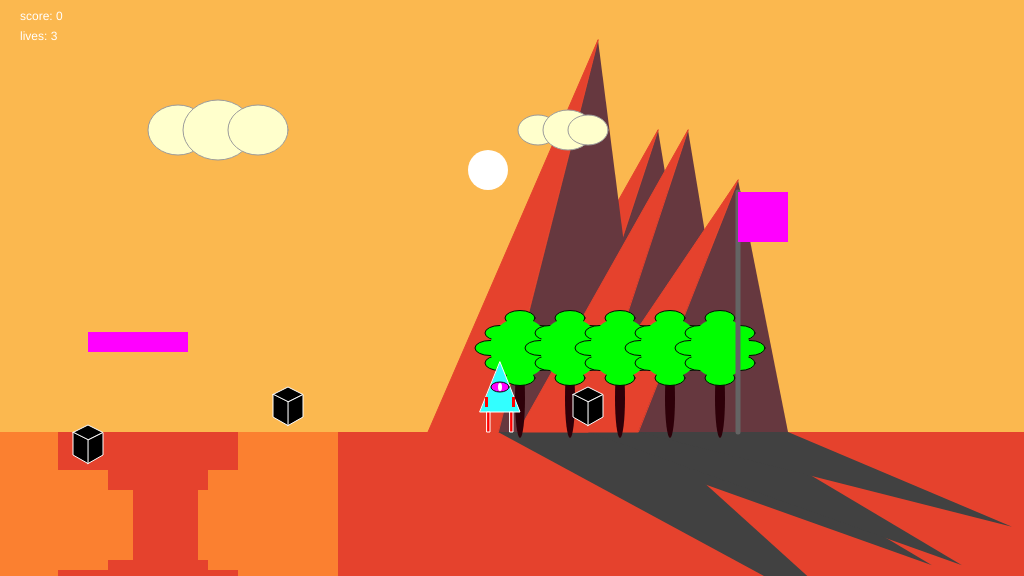
Frame 1 (no input)
Frame 60 (no input): identical to frame 1, image omitted
Frame 120 (the mouse pressed at the canvas centre since frame 60): identical to frame 1, image omitted

The p5.js sketch that drew this single still picture (run headless with seeded random() and noise() and a simulated clock; from frame 60 on, the mouse is pressed at the canvas centre):

// p5.js sketch
// ── sketch.js
/*

The Game Project

Week 14

Game mechanics

*/

var gameChar_x;
var gameChar_y;
var floorPos_y;
var isLeft;
var isRight;
var isFalling;
var isPlummeting;
var tree_x;
var treePos_y;
var cloud;
var mountain;
var cameraPosX;
var collectables;
var canyons;
var game_score;
var flagpole;
var lives;
var platforms;


function setup()
{
	createCanvas(1024, 576);
	floorPos_y = height * 3/4;
	gameChar_x = width/2;
	gameChar_y = floorPos_y;
	isLeft = false;
	isRight = false;
	isFalling = false;
	isPlummeting = false;
	tree_x = [width/2, width/2 + 50, width/2 + 100, 
			  width/2 + 150, width/2 + 200];
	treePos_y = height/2; 
	cloud = [{x: 190, size: 60}, {x: 230, size: 70}, {x: 270, size: 60},
			 {x: 550, size: 40}, {x: 580, size: 50}, {x: 600, size: 40}];
	mountain = [{x_pos: 570, y_pos: 432, height:-302},
				{x_pos: 510, y_pos: 432, height:-392},
				{x_pos: 600, y_pos: 432, height:-302},
				{x_pos: 650, y_pos: 432, height:-252}];
	cameraPosX = 0;
	collectables = [{x_pos: 100, y_pos: 440, size: 15, isFound: false},
					{x_pos: 300, y_pos: floorPos_y - 30, size: 15, isFound: false},
					{x_pos: 600, y_pos: floorPos_y - 30, size: 15, isFound: false}];
	canyons = [{x_pos: 0, y_pos: 100, width: 100},
				{x_pos: 1050, y_pos: 100, width: 100},
				{x_pos: 1500, y_pos: 100, width: 100}];
	game_score = 0;		
	flagpole = { isReached: false, x_pos: 750 };
	lives = 3;
	platforms = [];
	platforms.push(createPlatforms(100, floorPos_y - 100, 100));
	
}

function draw()
{
	cameraPosX = gameChar_x - 500;
	noStroke();
	fill(229,66,45);
	background(251,184,79); // fill the sky orange
	rect(0, floorPos_y, width, height - floorPos_y); // draw some orange ground
	push();
	translate(-cameraPosX, 0);

	// Sun 
	fill(255);
	ellipse(500, 170, 40, 40);

	// Mountain
	drawMountains();
	
	// Cloud in the sky
	drawClouds();
	
	// tree
	drawTrees();
	
	// Canyon
	for(var i = 0; i < canyons.length; i++) {
		drawCanyon(canyons[i]);
		// Check if character is over the canyon x-axis
		checkCanyon(canyons[i]);
	}
	
	// draw flagpole
	renderFlagpole();
	
	// check Flagpole
	if(flagpole.isReached == false)
	{
		checkFlagpole();
	}

	checkPlayerDie();

	for(var i = 0; i < platforms.length; i++) {
		platforms[i].draw();
	}
	
	for(var i = 0; i < collectables.length; i++) {
		if(!collectables[i].isFound) 
		{
			// collectable token 
			drawCollectable(collectables[i]);
			// check collectable
			checkCollectable(collectables[i]);
		}
		
	}
	
	// Make character fall 
	if(gameChar_y < floorPos_y)
	{
		for(var i = 0; i < platforms.length; i++)
		{
			platforms[i].checkContact(gameChar_x, gameChar_y);
		}

		gameChar_y += 2;
		isFalling = true;
	} else {
		isFalling = false;
	}

	if(isPlummeting == true)
	{
		gameChar_y += 1;
	}

	if(isLeft && isFalling)
	{
		// jumping-left code
		// body
		fill(50, 350, 400);
		triangle(gameChar_x - 20, gameChar_y - 20, gameChar_x + 20, gameChar_y - 20, gameChar_x, gameChar_y - 70);

		// arms
		fill(350, 0, 0);
		rect(gameChar_x - 11, gameChar_y - 55, 3, 12);
		rect(gameChar_x + 7, gameChar_y - 35, 10, 3);
		
		// legs
		fill(350, 0, 0);
		rect(gameChar_x - 8, gameChar_y - 20, 3, 10);
		rect(gameChar_x - 5, gameChar_y - 13, 3, 10);
		rect(gameChar_x, gameChar_y - 20, 3, 10);
		rect(gameChar_x + 3, gameChar_y - 13, 3, 10);
		
		// eyes
		fill(350, 0, 400);
		stroke(5);
		ellipse(gameChar_x - 8, gameChar_y - 45, 6, 10);
		noStroke();
		fill(400, 300, 400);
		ellipse(gameChar_x - 9, gameChar_y - 45, 3, 8);
	}

	else if(isRight && isFalling)
	{
		// jumping-right code
		// body
		fill(50, 350, 400);
		triangle(gameChar_x - 20, gameChar_y - 20, gameChar_x + 20, gameChar_y - 20, gameChar_x, gameChar_y - 70);

		// arms
		fill(350, 0, 0);
		rect(gameChar_x - 17, gameChar_y - 35, 10, 3);
		rect(gameChar_x + 10, gameChar_y - 55, 3, 12);

		// legs
		fill(350, 0, 0);
		rect(gameChar_x - 8, gameChar_y - 20, 3, 10);
		rect(gameChar_x - 10, gameChar_y - 13, 3, 10);
		rect(gameChar_x, gameChar_y - 20, 3, 10);
		rect(gameChar_x - 3, gameChar_y - 13, 3, 10);
		
		// eyes
		fill(350, 0, 400);
		stroke(5);
		ellipse(gameChar_x + 8, gameChar_y - 45, 6, 10);
		noStroke();
		fill(400, 300, 400);
		ellipse(gameChar_x + 9, gameChar_y - 45, 3, 8);
	} else if(isLeft)
	{
		// walking left code
		gameChar_x -= 4;
		// body
		fill(50, 350, 400);
		triangle(gameChar_x - 20, gameChar_y - 20, gameChar_x + 20, gameChar_y - 20, gameChar_x, gameChar_y - 70);

		// arms
		fill(350, 0, 0);
		rect(gameChar_x + 7, gameChar_y - 35, 10, 3);

		// legs
		fill(350, 0, 0);
		rect(gameChar_x - 8, gameChar_y - 20, 3, 20);
		rect(gameChar_x, gameChar_y - 20, 3, 10);
		rect(gameChar_x + 3, gameChar_y - 13, 3, 10);

		// eyes
		fill(350, 0, 400);
		stroke(5);
		ellipse(gameChar_x - 8, gameChar_y - 45, 6, 10);
		noStroke();
		fill(400, 300, 400);
		ellipse(gameChar_x - 9, gameChar_y - 45, 3, 8);
	}

	else if(isRight)
	{
		// walking right code
		gameChar_x += 4;
		// body
		fill(50, 350, 400);
		triangle(gameChar_x - 20, gameChar_y - 20, gameChar_x + 20, gameChar_y - 20, gameChar_x, gameChar_y - 70);

		// arms
		fill(350, 0, 0);
		rect(gameChar_x - 17, gameChar_y - 35, 10, 3);

		// legs
		fill(350, 0, 0);
		rect(gameChar_x - 8, gameChar_y - 20, 3, 10);
		rect(gameChar_x - 10, gameChar_y - 13, 3, 10);
		rect(gameChar_x, gameChar_y - 20, 3, 20);
		
		// eyes
		fill(350, 0, 400);
		stroke(5);
		ellipse(gameChar_x + 8, gameChar_y - 45, 6, 10);
		noStroke();
		fill(400, 300, 400);
		ellipse(gameChar_x + 9, gameChar_y - 45, 3, 8);
	} else if(isFalling || isPlummeting)
	{
		// jumping facing forwards code
		// body
		fill(50, 350, 400);
		triangle(gameChar_x - 20, gameChar_y - 20, gameChar_x + 20, gameChar_y - 20, gameChar_x, gameChar_y - 70);

		// legs
		fill(350, 0, 0);
		rect(gameChar_x - 13, gameChar_y - 20, 3, 10);
		rect(gameChar_x - 14, gameChar_y - 13, 3, 10);
		rect(gameChar_x + 10, gameChar_y - 20, 3, 10);
		rect(gameChar_x + 9, gameChar_y - 13, 3, 10);

		// eyes
		fill(350, 0, 400);
		stroke(10);
		ellipse(gameChar_x, gameChar_y - 45, 18, 10);
		noStroke();
		fill(400, 300, 400);
		ellipse(gameChar_x, gameChar_y - 45, 4, 8);

		// arms
		fill(350, 0, 0);
		rect(gameChar_x - 15, gameChar_y - 45, 3, 10);
		rect(gameChar_x + 12, gameChar_y - 45, 3, 10);
	} else
	{
		// standing front facing code
		// body
		fill(50, 350, 400);
		triangle(gameChar_x - 20, gameChar_y - 20, gameChar_x + 20, gameChar_y - 20, gameChar_x, gameChar_y - 70);

		// legs
		fill(350, 0, 0);
		rect(gameChar_x - 13, gameChar_y - 20, 3, 20);
		rect(gameChar_x + 10, gameChar_y - 20, 3, 20);

		// eyes
		fill(350, 0, 400);
		stroke(10);
		ellipse(gameChar_x, gameChar_y - 45, 18, 10);
		noStroke();
		fill(400, 300, 400);
		ellipse(gameChar_x, gameChar_y - 45, 4, 8);

		// arms
		fill(350, 0, 0);
		rect(gameChar_x - 15, gameChar_y - 35, 3, 10);
		rect(gameChar_x + 12, gameChar_y - 35, 3, 10);

	}
	pop();

	// text for score
	fill(255);
	noStroke();
	text("score: " + game_score, 20, 20);
	// text for lives
	fill(255);
	noStroke();
	text("lives: " + lives, 20, 40);
}


function keyPressed()
{
	// keys are pressed.
	if( isPlummeting == false)
	{
		if(keyCode == 65 )
		{
			isLeft = true;
		}
		
		if(keyCode == 68 )
		{
			isRight = true;
		}
	}

	if(keyCode == 87 )
	{
		isPlummeting = true;
		gameChar_y = gameChar_y - 100;
	}

	console.log("keyPressed: " + key);
	console.log("keyPressed: " + keyCode);
}

function keyReleased()
{
	// keys are released.
	if(keyCode == 65 )
	{
		isLeft = false;
	}
	
	if(keyCode == 68 )
	{
		isRight = false;
	}

	if(keyCode == 87 )
	{
		isPlummeting = false;
		gameChar_y = gameChar_y + 100;
	}

	console.log("keyReleased: " + key);
	console.log("keyReleased: " + keyCode);
}

function drawClouds() {
	stroke(155, 155, 155);
	for(var i = 0; i < cloud.length; i++) {
		fill(255,255,204);
		ellipse(cloud[i].x, 130, cloud[i].size, cloud[i].size - 10);
	}
}

function drawTrees() {
	for(var i = 0; i < tree_x.length; i++) {
		noStroke();
		fill(46,0,9);
		ellipse(tree_x[i] + 20, treePos_y + 110, 10, 80);
		fill(0,255,0);
		stroke(5);

		// corner ellipses
		ellipse(tree_x[i], treePos_y + 45, 30, 15);
		ellipse(tree_x[i] + 40, treePos_y + 45, 30, 15);
		ellipse(tree_x[i], treePos_y + 75, 30, 15);
		ellipse(tree_x[i] + 40, treePos_y + 75, 30, 15);
	
		// top, bottom, left, and right ellipses
		ellipse(tree_x[i] + 20, treePos_y + 30, 30, 15);
		ellipse(tree_x[i] + 20, treePos_y + 90, 30, 15);
		ellipse(tree_x[i] - 10, treePos_y + 60, 30, 15);
		ellipse(tree_x[i] + 50, treePos_y + 60, 30, 15);

		noStroke();
		circle(tree_x[i] + 20, treePos_y + 60, 60); 
	}

}

function checkCollectable(t_collectable) {
	// Calculate the distance between t_collectable and character
	let d = dist(t_collectable.x_pos, t_collectable.y_pos, gameChar_x, gameChar_y);
	if (30 < d && d < 32)
	{
		t_collectable.isFound = true;
		game_score += 1;
	}
}

function drawCollectable(t_collectable) {
	if(t_collectable.isFound == false)
		{
			noStroke();
			fill(255);
			// cube function
			var size = t_collectable.size; // sets cube side length 
			drawCube(size, t_collectable.x_pos, t_collectable.y_pos);
		}

}

function drawCanyon(t_canyon) {
	fill(251,128,48);
	noStroke();
	rect(t_canyon.x_pos, t_canyon.y_pos + 332, t_canyon.width - 30, 150);
	rect(t_canyon.x_pos + 70, t_canyon.y_pos + 370, t_canyon.width - 50, 100);
	rect(t_canyon.x_pos + 105, t_canyon.y_pos + 390, t_canyon.width - 60, 70);

	rect(t_canyon.x_pos + 250, t_canyon.y_pos + 332, t_canyon.width, 170);
	rect(t_canyon.x_pos + 220, t_canyon.y_pos + 370, t_canyon.width - 70, 100);
	rect(t_canyon.x_pos + 210, t_canyon.y_pos + 390, t_canyon.width, 70);
}

function checkCanyon(t_canyon) { 
	if(gameChar_x > t_canyon.x_pos && gameChar_x < t_canyon.x_pos + t_canyon.width ||
		gameChar_x > t_canyon.x_pos + 250 && gameChar_x < t_canyon.x_pos + 250 + t_canyon.width)
	{
		gameChar_y = floorPos_y;
	}

	if(gameChar_x > t_canyon.x_pos + 70 && gameChar_x < t_canyon.x_pos + 20 + t_canyon.width ||
		gameChar_x > t_canyon.x_pos + 220 && gameChar_x < t_canyon.x_pos + 150 + t_canyon.width)
	{
		gameChar_y = t_canyon.y_pos + 370;
	}
	
	if(gameChar_x > (t_canyon.x_pos + 60 + t_canyon.width) && gameChar_x < (t_canyon.x_pos + 210))
	{
		isPlummeting = true;
	}
}


function drawMountains() {
	for( var i = 0; i < mountain.length; i++) {
		noStroke();
		fill(102,56,63);
		
		// Brown triangle
		fill(102,56,63);
		triangle(mountain[i].x_pos + 100, mountain[i].y_pos + mountain[i].height, 
			mountain[i].x_pos + 150, mountain[i].y_pos, 
			mountain[i].x_pos, mountain[i].y_pos);

		// Shade triangle
		let c = color(251,184,79);
		let lightValue = lightness(c);
		fill(lightValue);
		triangle(mountain[i].x_pos + 374, (mountain[i].y_pos - mountain[i].height) * 0.77, 
			mountain[i].x_pos + 150, mountain[i].y_pos, 
			mountain[i].x_pos, mountain[i].y_pos);

		// Orange triangle
		stroke(229,66,45);
		fill(229,66,45);
		triangle(mountain[i].x_pos + 100, mountain[i].y_pos + mountain[i].height, 
			mountain[i].x_pos - 70, mountain[i].y_pos, 
			mountain[i].x_pos, mountain[i].y_pos); 
	}
}

function drawCube(xx, x_pos, y_pos) {
	var dW = 30; 
	var dH = 10; 
	var cW = x_pos; // x coordinate for center
	var cH = y_pos; // y coordinate for center
	var yy = xx/2; // half of side length
	fill(0); // sets fill color to red
	stroke(255);
	quad (cW, cH, cW + xx, cH - yy, cW, cH - xx, cW - xx, cH - yy); // draws the top quad of a cube
	quad (cW, cH, cW + xx, cH - yy, cW + xx, cH + xx, cW, cH + PI*yy); // draws the right quad of a cube
	quad (cW, cH, cW, cH + PI*yy, cW - xx, cH + xx, cW - xx, cH - yy); // draws the left quad of a cube
  }

  function renderFlagpole() {
	push();
	strokeWeight(5);
	stroke(100);
	line(flagpole.x_pos, floorPos_y, flagpole.x_pos, floorPos_y - 240);
	fill(255,0,255);
	noStroke();

	if(flagpole.isReached) 
	{
		rect(flagpole.x_pos, floorPos_y - 50, 50,50);
	} else 
	{
		rect(flagpole.x_pos, floorPos_y - 240, 50,50);
	}
	pop();
}

function checkFlagpole() {
	var d = abs(gameChar_x - flagpole.x_pos);
	
	if( d < 5)
	{
		flagpole.isReached = true;
		fill(255);
		noStroke();
		textSize(40);
		text("Level complete. Press space to continue.", 300, 300);
		startGame();
	}
}

function checkPlayerDie() {

	if(gameChar_y == 531)
	{
		lives -= 1;
		startGame();
	}
}

function startGame() {
	gameChar_x = width/2;
	gameChar_y = floorPos_y;
	isLeft = false;
	isRight = false;
	isFalling = false;
	isPlummeting = false;
	tree_x = [width/2, width/2 + 50, width/2 + 100, 
			  width/2 + 150, width/2 + 200];
	treePos_y = height/2; 
	cloud = [{x: 190, size: 60}, {x: 230, size: 70}, {x: 270, size: 60},
			 {x: 550, size: 40}, {x: 580, size: 50}, {x: 600, size: 40}];
	mountain = [{x_pos: 570, y_pos: 432, height:-302},
				{x_pos: 510, y_pos: 432, height:-392},
				{x_pos: 600, y_pos: 432, height:-302},
				{x_pos: 650, y_pos: 432, height:-252}];
	cameraPosX = 0;
	collectables = [{x_pos: 100, y_pos: 440, size: 15, isFound: false},
					{x_pos: 300, y_pos: floorPos_y - 30, size: 15, isFound: false},
					{x_pos: 600, y_pos: floorPos_y - 30, size: 15, isFound: false}];
	canyons = [{x_pos: 0, y_pos: 100, width: 100},
				{x_pos: 1050, y_pos: 100, width: 100},
				{x_pos: 1500, y_pos: 100, width: 100}];
	game_score = 0;		
	//flagpole = { isReached: false, x_pos: 750 };
	
	if( lives == 0)
	{
		fill(255);
		noStroke();
		textSize(45);
		text("Game over. Press space to continue.", -90, 300);
		startGame();
	}

	if(flagpole.isReached == true)
	{
		startGame();
	}
}

function createPlatforms(x, y, length)
{
	var p = {
		x: x,
		y: y,
		length: length,
		draw: function() {
			fill(255, 0, 255);
			rect(this.x, this.y, this.length, 20);
		},

		checkContact: function(gameChar_x, gameChar_y)
		{
			if(gameChar_x > this.x && gameChar_x < this.x + this.length) 
			{
				var d = this.y - gameChar_y;
				if(d >= 0 && d < 5)
				{
					console.log("Inline platform");
					return true;
				}
				
			}
			return false;
		}
	}

	return p;
}
